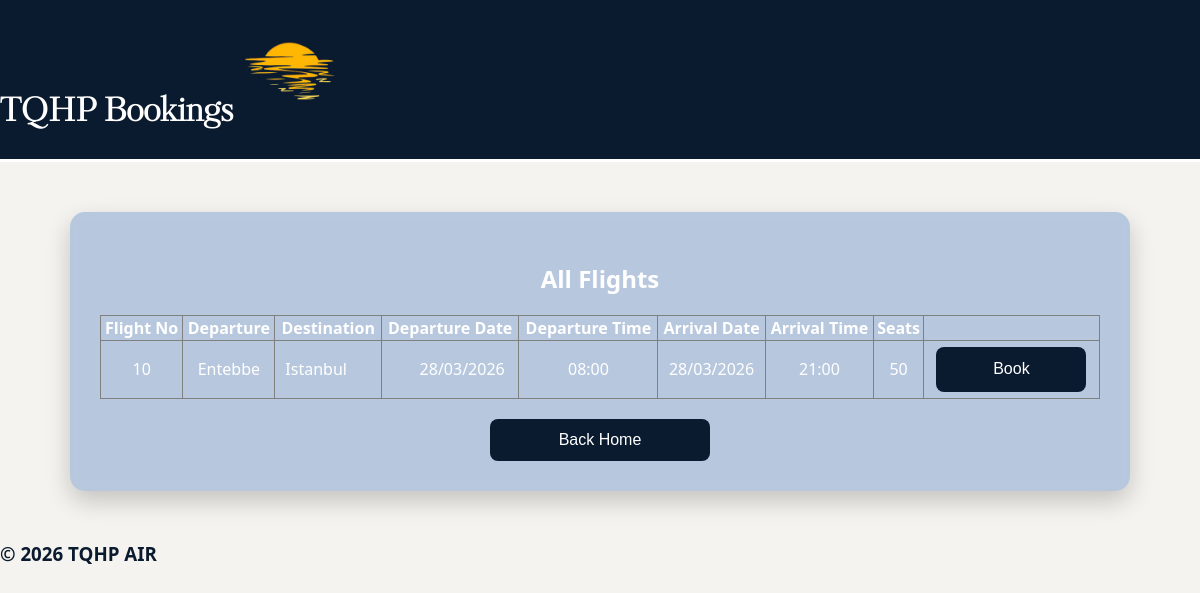
The app's page /showFlights, older data.
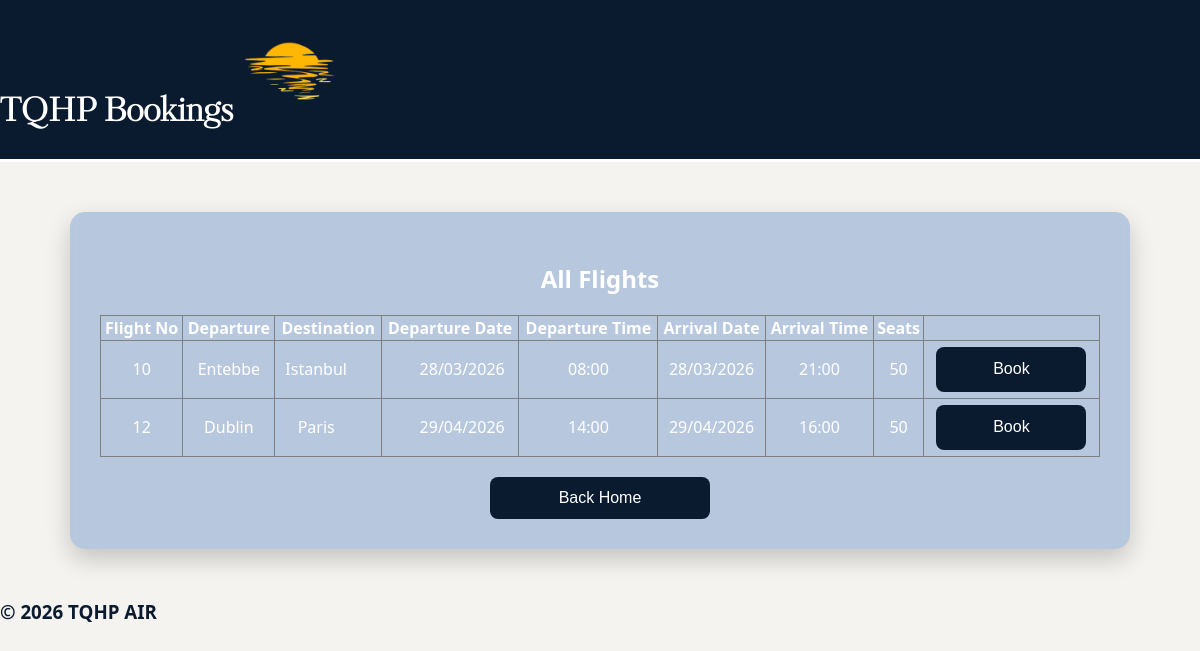
The same page, newer data.
### tables this page shows
CREATE TABLE Flight (
    flightNumber INTEGER PRIMARY KEY AUTOINCREMENT,
    departure TEXT NOT NULL,
    destination TEXT NOT NULL,
    departureDate TEXT NOT NULL,
    departureTime TEXT NOT NULL,
    arrivalDate TEXT NOT NULL,
    arrivalTime TEXT NOT NULL,
    numberSeats INTEGER NOT NULL,
    airlineID INTEGER,
    FOREIGN KEY (airlineID) REFERENCES Airline(airlineID)
);

### app.py (the view)
@app.route("/showFlights")
def showFlights():
    conn = getDbConnection()
    flights = conn.execute("SELECT * FROM Flight").fetchall()
    conn.close()
    return render_template("showFlights.html", flights=flights)

### app.py (called while the page is built)
def getDbConnection():
    conn = sqlite3.connect("AirPlaneSystem.db")
    conn.row_factory = sqlite3.Row
    return conn

### templates/showFlights.html (shortened to what this page needs)
<!DOCTYPE html>
<html lang="en">
<head>
    <link rel="stylesheet" href="{{ url_for('static', filename='airplane.css') }}">
</head>
<body>
        <div class = "topBar">
        <h1>
             TQHP Bookings
            <img id="logo" src="{{ url_for('static', filename='Images/sunset logo.png') }}">
        </h1>
        </div>
    <div id = "main">
<div id = "display">
     <h2>All Flights</h2>
<table border="1">
    <tr>
        <th>Flight No</th>
        <th>Departure</th>
        <th>Destination</th>
        <th>Departure Date</th>
        <th>Departure Time</th>
        <th>Arrival Date</th>
        <th>Arrival Time</th>
        <th>Seats</th>
    </tr>
    {% for flight in flights %}
    <tr>
        <td>{{ flight.flightNumber }}</td>
        <td>{{ flight.departure }}</td>
        <td>{{ flight.destination }}</td>
        <td>{{ flight.departureDate }}</td>
        <td>{{ flight.departureTime }}</td>
        <td>{{ flight.arrivalDate }}</td>
        <td>{{ flight.arrivalTime }}</td>
        <td>{{ flight.numberSeats }}</td>
        <td>
            <a href="/selectSeat/{{ flight.flightNumber }}">
                <button>Book</button>
            </a>
        </td>
    </tr>
    {% endfor %}
</table>
    <button onclick="location.href='/'">Back Home</button>
    </div>
    </div>
    <div class = "bottomBar">
        <h3>© 2026 TQHP AIR</h3>
    </div>
</body>
</html>

### static/airplane.css (style rules this page uses)
body { margin: 0; font-family: 'Segoe UI', Arial, sans-serif; background: #f5f3ef; color: #0A1A2F; }
.topBar { background: #0A1A2F; color: white; font-size: 16px; display: flex; align-items: center; justify-content: flex-start; border-bottom: 3px solid white; height: 20%; font-family: 'KudryashevDisplay'; }
#logo { height: 100px; width: auto; }
button { width: 220px; padding: 12px; font-size: 16px; border-radius: 8px; border: none; background: #0A1A2F; color: white; cursor: pointer; transition: 0.2s; }
#display { display: flex; flex-direction: column; align-items: center; background: rgba(0, 74, 173, 0.25); backdrop-filter: blur(4px); color: white; padding: 30px; width: 90%; max-width: 1000px; border-radius: 15px; box-shadow: 0 10px 25px rgba(0,0,0,0.2); margin: 50px auto; }
#display table { width: 100%; border-collapse: collapse; margin-bottom: 20px; text-align: center; }
td:nth-child(3) { padding-right: 30px; }
td:nth-child(4) { padding-left: 30px; }
td { padding: 6px; }
td button { width: 150px; height: 45px; }
table { margin: auto; }

Row changes from the older to the newer data that the page shows:
added Flight: flightNumber "12", departure "Dublin", destination "Paris", departureDate "29/04/2026", departureTime "14:00", arrivalDate "29/04/2026", arrivalTime "16:00", numberSeats "50"
